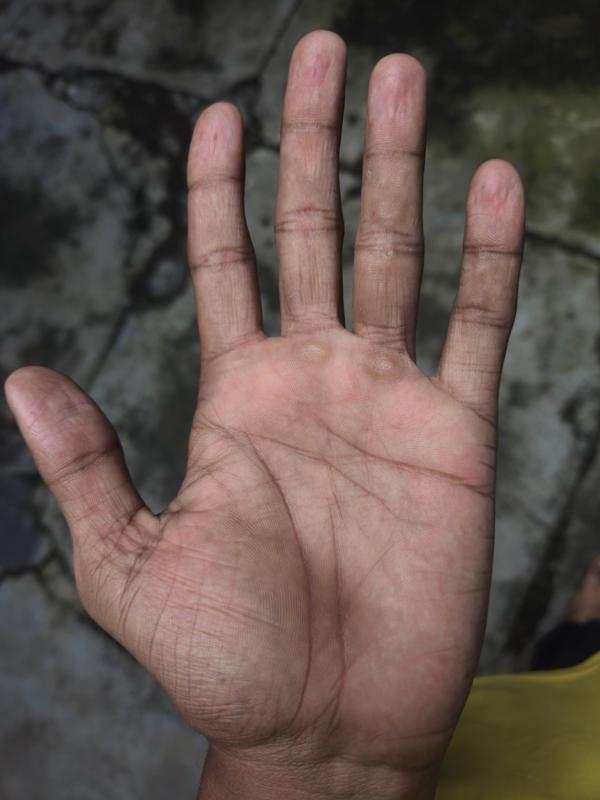
#> input picture thumb1.jpg, 600 x 800 px, given in place of 20261001_081427.jpg, which was not available
$ python annotate_palms.py
#> lines starting #> are read from the running program, lines starting #| are printed output that depends on the picture; pictures that were not available may be replaced by others from this repository, and a replacement may not be noted
from PIL import Image, ImageDraw, ImageFont, ImageOps

def annotate_image(input_path, output_path, hand_type):
#> called with output_path = 'annotated_right_hand.jpg', hand_type = 'right'
    img = Image.open(input_path)
#> img is the input picture: PIL image 600x800 RGB; mean R, G, B 98.6, 83.4, 77.2
    img = ImageOps.exif_transpose(img)

    # Resize to 1200x1600 for consistent coordinate mapping
    img = img.resize((1200, 1600), Image.Resampling.LANCZOS)
#> img: PIL image 1200x1600 RGB
    draw = ImageDraw.Draw(img, 'RGBA')

    try:
        font = ImageFont.truetype("DejaVuSans-Bold.ttf", 24)
    except IOError:
        font = ImageFont.load_default()

    def draw_highlight(box, text, color):
        # Draw ellipse outline
#> called with color = (255, 105, 180, 255)
        draw.ellipse(box, outline=color, width=5)
        # Draw text background
        text_bbox = draw.textbbox((0, 0), text, font=font)
#> text_bbox = (0, 5, 182, 55)
        text_w = text_bbox[2] - text_bbox[0]
#> text_w = 182
        text_h = text_bbox[3] - text_bbox[1]
#> text_h = 50
        x_center = (box[0] + box[2]) / 2
#> x_center = 280
        y_center = (box[1] + box[3]) / 2
#> y_center = 1330

        bg_box = [x_center - text_w/2 - 5, y_center - text_h/2 - 5, x_center + text_w/2 + 5, y_center + text_h/2 + 5]
#> bg_box = [184, 1300, 376, 1360]
        draw.rectangle(bg_box, fill=(0, 0, 0, 150))
        draw.text((x_center - text_w/2, y_center - text_h/2), text, fill=color, font=font)

    if hand_type == 'right':
        # Coordinates for 1200x1600 (Right hand)
        draw_highlight([120, 1100, 440, 1560], "Shukra\n(Malavya Yoga)", (255, 105, 180, 255))
        draw_highlight([900, 960, 1100, 1160], "Mangal\n(Ruchaka Yoga)", (255, 0, 0, 255))
        draw_highlight([440, 1000, 800, 1300], "Rahu\n(Lagna)", (100, 149, 237, 255))
        draw_highlight([540, 680, 660, 780], "Shani\n(Neech Bhang)", (0, 191, 255, 255))
        draw_highlight([360, 720, 500, 800], "Guru", (255, 215, 0, 255))
    else:
        # Coordinates for 1200x1600 (Left hand)
        draw_highlight([760, 1100, 1140, 1560], "Shukra\n(Malavya Yoga)", (255, 105, 180, 255))
        draw_highlight([100, 960, 300, 1160], "Mangal\n(Ruchaka Yoga)", (255, 0, 0, 255))
        draw_highlight([400, 1000, 760, 1300], "Rahu\n(Lagna)", (100, 149, 237, 255))
        draw_highlight([540, 680, 660, 780], "Shani\n(Neech Bhang)", (0, 191, 255, 255))
        draw_highlight([700, 720, 840, 800], "Guru", (255, 215, 0, 255))

    img.save(output_path)
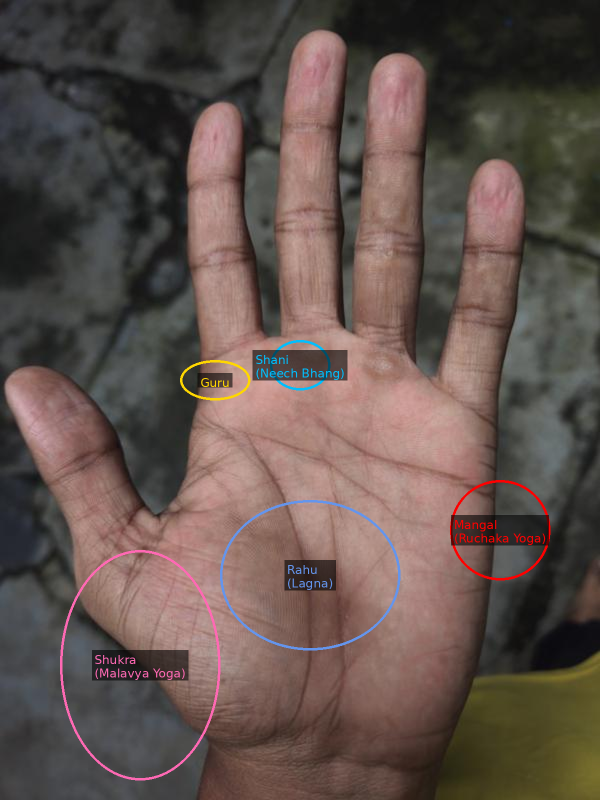
#> saved as annotated_right_hand.jpg: PIL image 1200x1600 RGB (shown at 1/2 size); mean R, G, B 97.6, 82.3, 76.6
    print(f"Saved {output_path}")

annotate_image('/tmp/file_attachments/20261001_081427.jpg', 'annotated_right_hand.jpg', 'right')
annotate_image('/tmp/file_attachments/20261001_081437.jpg', 'annotated_left_hand.jpg', 'left')
#> call 2 of annotate_image, with output_path = 'annotated_left_hand.jpg', hand_type = 'left'
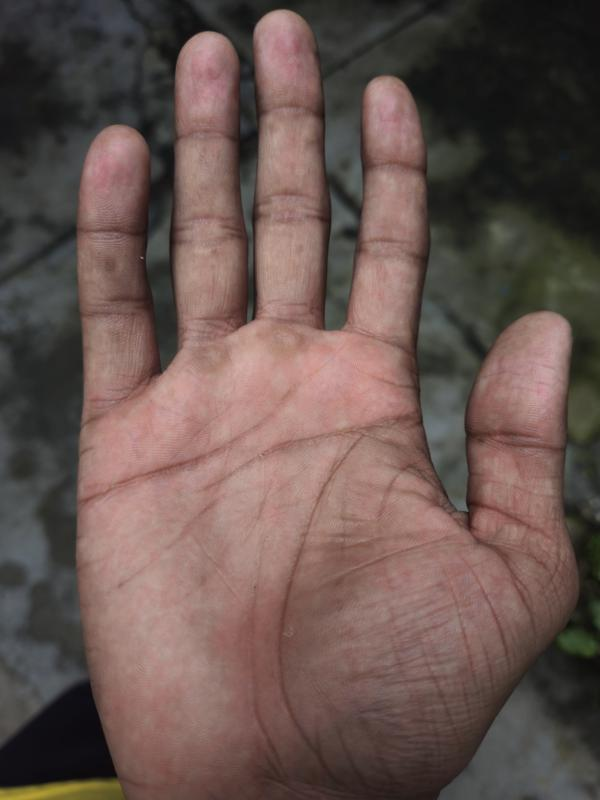
#> input picture thumb2.jpg, 600 x 800 px, given in place of 20261001_081437.jpg, which was not available
#> in annotate_image, img is the input picture: PIL image 600x800 RGB; mean R, G, B 103.2, 84.3, 79.2
#> in annotate_image (call 2), `img.save(output_path)`:
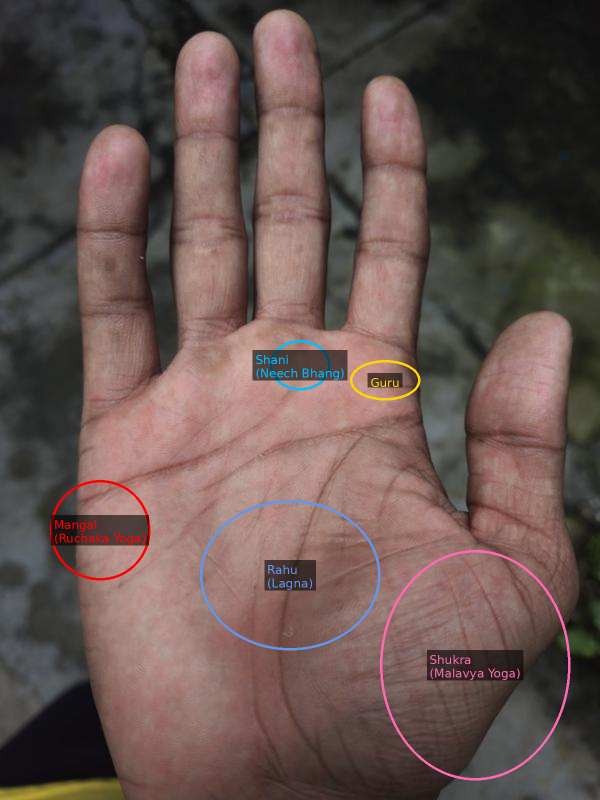
#> saved as annotated_left_hand.jpg: PIL image 1200x1600 RGB (shown at 1/2 size); mean R, G, B 102, 83.1, 78.6
